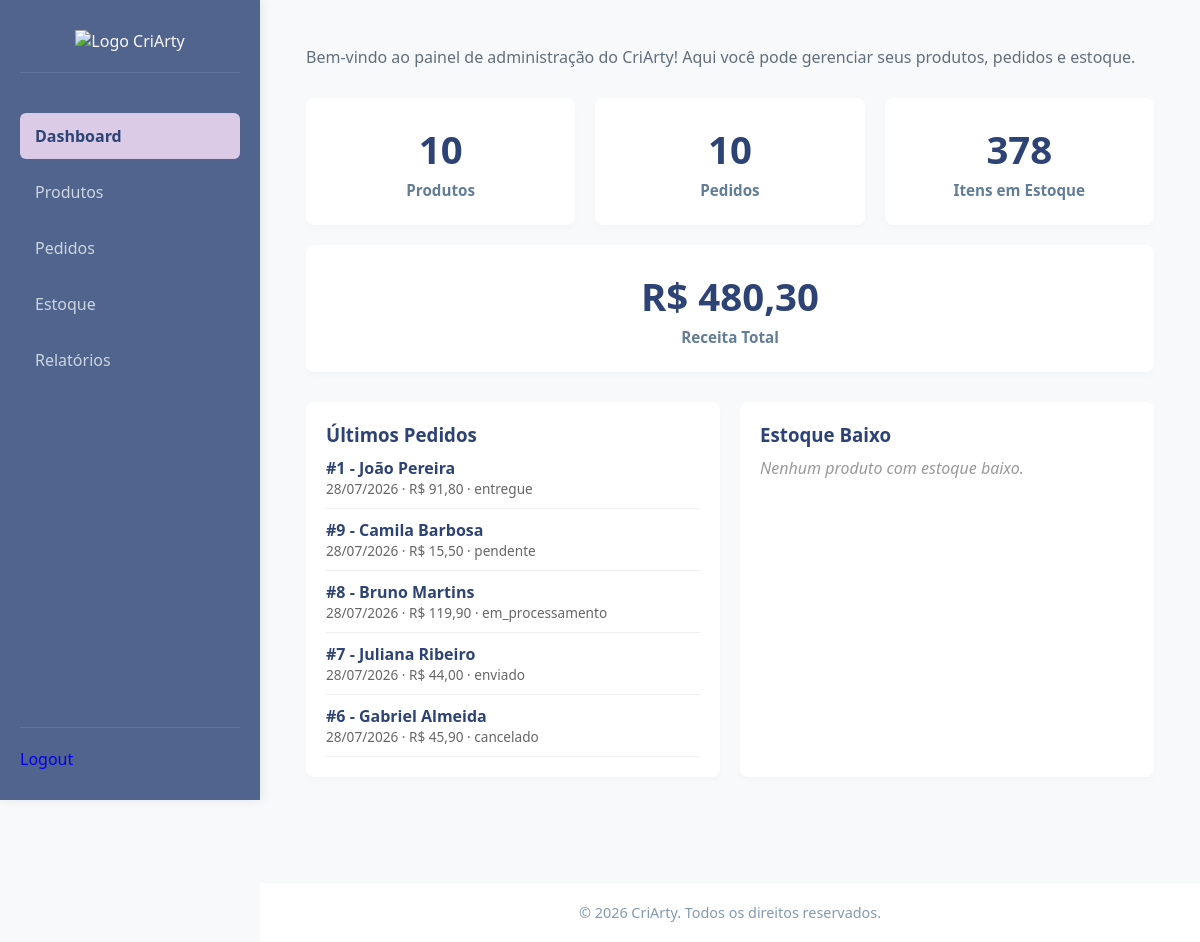
Screenshot of /admin/dashboard.php (signed in) with the database file from the repository.
### tables this page shows
CREATE TABLE IF NOT EXISTS `order` (
  `idOrder` INT NOT NULL AUTO_INCREMENT,
  `OrderDate` DATETIME NOT NULL DEFAULT CURRENT_TIMESTAMP,
  `Status` ENUM('pendente', 'em_processamento', 'enviado', 'entregue', 'cancelado') NOT NULL DEFAULT 'pendente',
  `PaymentStatus` ENUM('pendente', 'pago', 'recusado', 'estornado') NOT NULL DEFAULT 'pendente',
  `PaymentMethod` VARCHAR(30) NULL DEFAULT NULL,
  `TotalAmount` DECIMAL(10,2) NOT NULL,
  `Address_idAddress` INT NULL DEFAULT NULL,
  `Customer_idCustomer` INT NOT NULL,
  `createdAt` DATETIME NOT NULL DEFAULT CURRENT_TIMESTAMP,
  `updatedAt` DATETIME NOT NULL DEFAULT CURRENT_TIMESTAMP ON UPDATE CURRENT_TIMESTAMP,
  PRIMARY KEY (`idOrder`),
  INDEX `fk_Order_Customer1_idx` (`Customer_idCustomer` ASC),
  INDEX `fk_Order_Address1_idx` (`Address_idAddress` ASC),
  CONSTRAINT `fk_Order_Address1`
    FOREIGN KEY (`Address_idAddress`)
    REFERENCES `address` (`idAddress`),
  CONSTRAINT `fk_Order_Customer1`
    FOREIGN KEY (`Customer_idCustomer` )
    REFERENCES `customer` (`idCustomer`));

CREATE TABLE IF NOT EXISTS `customer` (
  `idCustomer` INT NOT NULL AUTO_INCREMENT,
  `Name` VARCHAR(100) NOT NULL,
  `Email` VARCHAR(100) NOT NULL,
  `passwordHash` VARCHAR(255) NULL DEFAULT NULL,
  `Phone` VARCHAR(20) NULL DEFAULT NULL,
  `CPF` VARCHAR(14) NOT NULL,
  `createdAt` DATETIME NOT NULL DEFAULT CURRENT_TIMESTAMP,
  `isActive` TINYINT(1) NOT NULL DEFAULT '1',
  PRIMARY KEY (`idCustomer`),
  UNIQUE INDEX `uq_customer_email` (`Email` ASC),
  UNIQUE INDEX `uq_customer_cpf` (`CPF` ASC));

### admin/dashboard.php (the view, shortened to what this page needs)
<?php
require_once("../config.php");
$result = $conn->query("SELECT COUNT(*) AS total FROM product WHERE isActive = 1");
$totalProducts = $result->fetch_assoc()['total'];
$result = $conn->query("SELECT COUNT(*) AS total FROM `order`");
$totalOrders = $result->fetch_assoc()['total'];
$result = $conn->query("SELECT SUM(Stock) AS total FROM product WHERE isActive = 1");
$totalStock = $result->fetch_assoc()['total'];
$result = $conn->query("SELECT SUM(TotalAmount) AS total FROM `order` WHERE PaymentStatus = 'pago'");
$totalRevenue = $result->fetch_assoc()['total'];
$recentOrders = $conn->query("SELECT o.idOrder, o.OrderDate, o.TotalAmount, o.Status, c.Name
    AS CustomerName
    FROM `order` o
    INNER JOIN customer c ON c.idCustomer = o.Customer_idCustomer
    ORDER BY o.OrderDate DESC
    LIMIT 5
");
$lowStockProducts = $conn->query("SELECT idProduct, Name, Stock, MinStock FROM product
    WHERE isActive = 1 AND Stock <= MinStock
    ORDER BY Stock ASC LIMIT 5");
?>
<!doctype html>
<html lang="pt-br">
<head>
  <link rel="stylesheet" href="../css/admin-styles/dashboard.css" />
  <link rel="stylesheet" href="../css/style.css" />
</head>
<body>
  <div class="main-container">
    <aside class="sidebar">
      <div class="logo">
        <img src="../images/logo.png" alt="Logo CriArty" />
      </div>
      <nav class="sidebar-nav">
        <ul>
          <li><a href="dashboard.php" class="active">Dashboard</a></li>
          <li><a href="products.php">Produtos</a></li>
          <li><a href="orders.php">Pedidos</a></li>
          <li><a href="stock.php">Estoque</a></li>
          <li><a href="reports.php">Relatórios</a></li>
        </ul>
      </nav>
      <div class="perfil">
        <?php if (!empty($_SESSION['user_id'])): ?>
          <a href="../logout.php">Logout</a>
        <?php else: ?>
          <a href="../login.php">Login</a>
        <?php endif; ?>
      </div>
    </aside>
    <div class="content-area">
      <main class="content-main">
        <p class="welcome-text">
          Bem-vindo ao painel de administração do CriArty! Aqui você pode
          gerenciar seus produtos, pedidos e estoque.
        </p>
        <section class="stats-section">
          <div class="container-estatisticas">
            <div class="stat-card">
              <span class="stat-number"><?php echo (int) $totalProducts; ?></span>
              <p class="stat-label">Produtos</p>
            </div>
            <div class="stat-card">
              <span class="stat-number"><?php echo (int) $totalOrders; ?></span>
              <p class="stat-label">Pedidos</p>
            </div>
            <div class="stat-card">
              <span class="stat-number"><?php echo (int) $totalStock; ?></span>
              <p class="stat-label">Itens em Estoque</p>
            </div>
            <div class="stat-card">
              <span class="stat-number">R$ <?php echo number_format($totalRevenue, 2, ',', '.'); ?></span>
              <p class="stat-label">Receita Total</p>
            </div>
          </div>
        </section>
        <section class="charts-section">
          <div class="chart-card">
            <h3>Últimos Pedidos</h3>
            <ul class="dashboard-list">
              <?php if ($recentOrders->num_rows === 0): ?>
                <li class="dashboard-list-empty">Nenhum pedido registrado ainda.</li>
              <?php else: ?>
                <?php while ($order = $recentOrders->fetch_assoc()): ?>
                  <li class="dashboard-list-item">
                    <span class="item-title">#<?php echo $order['idOrder']; ?> -
                      <?php echo htmlspecialchars($order['CustomerName']); ?></span>
                    <span class="item-subtext">
                      <?php echo date('d/m/Y', strtotime($order['OrderDate'])); ?>
                      · R$ <?php echo number_format($order['TotalAmount'], 2, ',', '.'); ?>
                      · <?php echo htmlspecialchars($order['Status']); ?>
                    </span>
                  </li>
                <?php endwhile; ?>
              <?php endif; ?>
            </ul>
          </div>
          <div class="chart-card">
            <h3>Estoque Baixo</h3>
            <ul class="dashboard-list">
              <?php if ($lowStockProducts->num_rows === 0): ?>
                <li class="dashboard-list-empty">Nenhum produto com estoque baixo.</li>
              <?php endif; ?>
            </ul>
          </div>
        </section>
      </main>
      <footer>
        <p>&copy; 2026 CriArty. Todos os direitos reservados.</p>
      </footer>
    </div>
  </div>
</body>
</html>

### css/admin-styles/dashboard.css (style rules this page uses)
.container-estatisticas { display: flex; gap: 20px; flex-wrap: wrap; margin-bottom: 30px; }
.stat-card { background-color: var(--bg-card); border: 1px solid var(--border-color); padding: 25px 20px; border-radius: 8px; flex: 1; min-width: 200px; text-align: center; box-shadow: 0 4px 6px rgba(0, 0, 0, 0.02); transition: transform 0.2s, box-shadow 0.2s; }
.stat-number { display: block; font-size: 2.4rem; font-weight: 700; color: var(--terracotta-orange); margin-bottom: 5px; }
.stat-label { font-size: 0.95rem; color: #627d98; font-weight: 600; }
.charts-section { display: flex; gap: 20px; flex-wrap: wrap; margin-bottom: 30px; }
.chart-card { background-color: var(--bg-card); border: 1px solid var(--border-color); padding: 20px; border-radius: 8px; box-shadow: 0 4px 6px rgba(0, 0, 0, 0.02); margin-bottom: 30px; flex: 1; min-width: 350px; display: block; transition: transform 0.2s, box-shadow 0.2s; }
.dashboard-list { list-style: none; padding: 0; margin: 0; }
.dashboard-list-item { display: flex; flex-direction: column; padding: 10px 0; border-bottom: 1px solid #eee; }
.item-title { font-weight: 600; }
.item-subtext { font-size: 0.85rem; color: #666; }
.dashboard-list-empty { color: #999; font-style: italic; padding: 10px 0; }

### css/style.css (style rules this page uses)
* { margin: 0; padding: 0; box-sizing: border-box; text-decoration: none; list-style: none; }
:root { --primary-color: #51648e; --primary-color-dark: #384e81; --secondary-color: #dbcbe6; --secondary-color-dark: #b9b0c0; --tertiary-color: #848e51; --neutral-color: #F8F9FA; --bg-main: var(--neutral-color); --bg-sidebar: var(--primary-color); --bg-card: #ffffff; --text-dark: #2e4375; --text-light: #f8f9fa; }
html { scroll-behavior: smooth; min-height: 100vh; }
body { font-family: 'Segoe UI', Tahoma, Geneva, Verdana, sans-serif; background-color: var(--bg-main); color: var(--text-dark); }
.sidebar { background-color: var(--bg-sidebar); color: var(--text-light); padding: 30px 20px; box-shadow: 2px 0 10px rgba(28, 58, 90, 0.1); display: flex; flex-direction: column; height: 100vh; position: sticky; top: 0; }
.sidebar nav { display: flex; flex-direction: column; flex-grow: 1; }
.sidebar .perfil { margin-top: auto; padding-top: 20px; border-top: 1px solid rgba(255, 255, 255, 0.1); }
.sidebar .logo { margin-bottom: 40px; text-align: center; border-bottom: 1px solid rgba(255, 255, 255, 0.1); padding-bottom: 20px; }
.sidebar nav ul { display: flex; flex-direction: column; gap: 10px; }
.sidebar nav a { color: #cbd5e1; display: block; padding: 12px 15px; border-radius: 6px; transition: all 0.3s ease; }
.sidebar nav a:hover, .sidebar nav a.active { color: var(--text-light); background-color: var(--secondary-color); font-weight: 600; color: var(--text-dark); }
main { flex: 1; }
.welcome-text { color: #616e7c; margin-bottom: 30px; }
.main-container { display: grid; grid-template-columns: 260px 1fr; min-height: 100vh; }
.content-area { display: flex; flex-direction: column; }
.content-main { flex-direction: column; justify-content: space-between; margin: 46px; }
footer { background-color: var(--bg-card); padding: 20px; text-align: center; font-size: 0.9rem; color: #829ab1; border-top: 1px solid var(--border-color); margin-top: auto; }

### rows the page displays
order: idOrder "1", Customer_idCustomer.Name "João Pereira", OrderDate "28/07/2026", TotalAmount "91,80", Status "entregue"
order: idOrder "9", Customer_idCustomer.Name "Camila Barbosa", OrderDate "28/07/2026", TotalAmount "15,50", Status "pendente"
order: idOrder "8", Customer_idCustomer.Name "Bruno Martins", OrderDate "28/07/2026", TotalAmount "119,90", Status "em_processamento"
order: idOrder "7", Customer_idCustomer.Name "Juliana Ribeiro", OrderDate "28/07/2026", TotalAmount "44,00", Status "enviado"
order: idOrder "6", Customer_idCustomer.Name "Gabriel Almeida", OrderDate "28/07/2026", TotalAmount "45,90", Status "cancelado"

### other values shown
$totalProducts "10"
$totalOrders "10"
$totalStock "378"
$totalRevenue "480,30"
